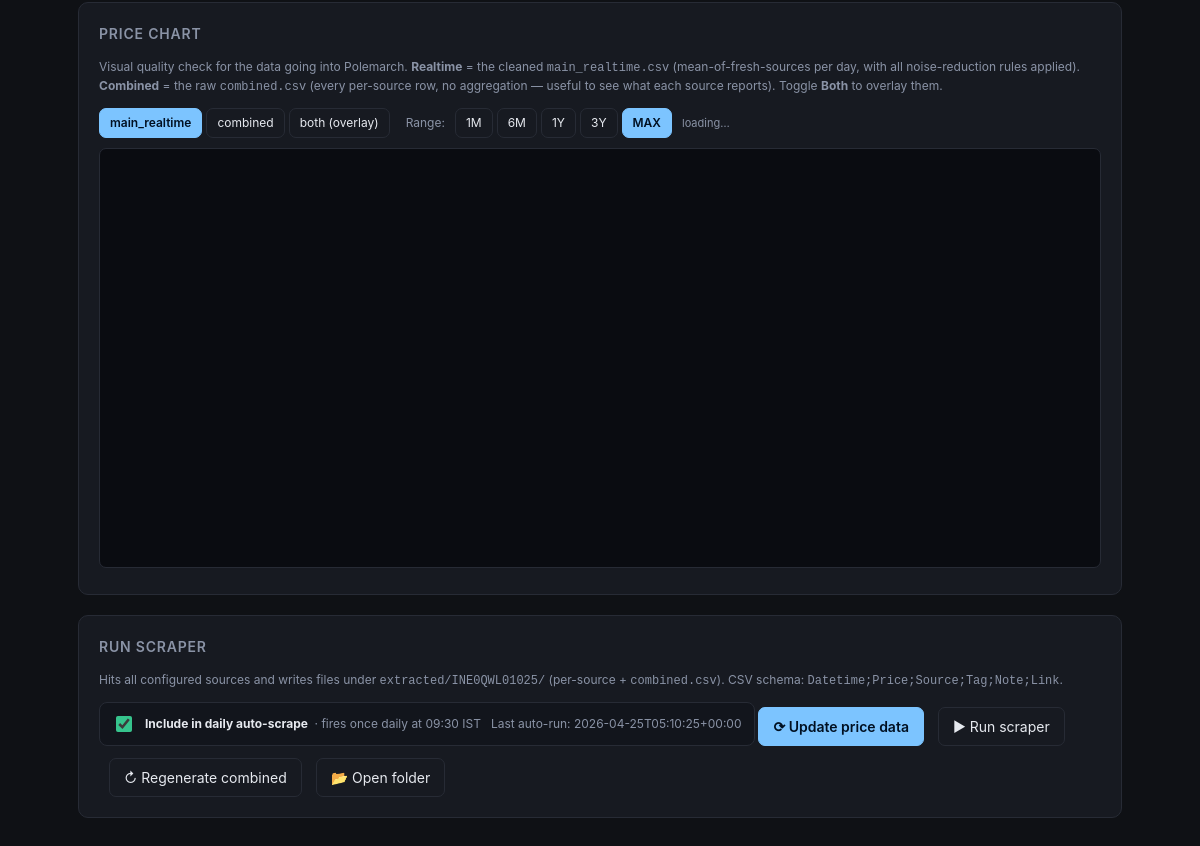
The app's page /company/INE0QWL01025 (lower part), older data.
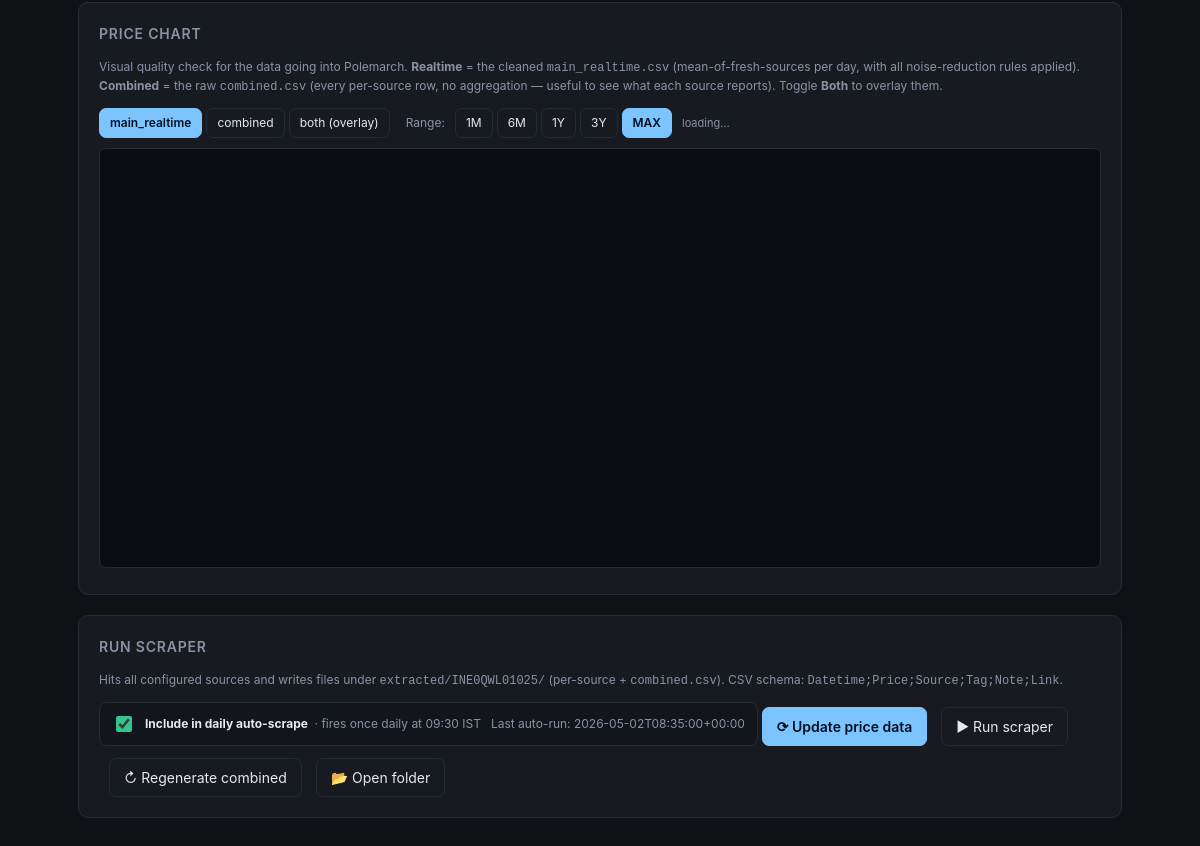
The same page, newer data.
### tables this page shows
CREATE TABLE companies (
            isin          TEXT PRIMARY KEY,
            display_name  TEXT NOT NULL,
            notes         TEXT DEFAULT '',
            slugs_json    TEXT NOT NULL DEFAULT '{}',
            updated_at    TEXT NOT NULL DEFAULT (datetime('now'))
        , excluded_json TEXT NOT NULL DEFAULT '[]', auto_scrape INTEGER NOT NULL DEFAULT 0, auto_scrape_last_run TEXT, cin TEXT, rta TEXT, face_value TEXT, industry TEXT, listing_status TEXT, incorporated_on TEXT, registered_office TEXT, website TEXT, pan TEXT);

### admin.py (the view)
@app.route("/company/<isin>")
def view_company(isin):
    isin = isin.upper()
    company = get_company(isin)
    if not company:
        abort(404)
    searchable_sources = AUTO_SOURCES | LIVE_SEARCH
    source_urls = {
        src: source_page_url(src, company["slugs"].get(src, ""))
        for src in SOURCES
    }
    counts, meta = index_counts()
    return render_template(
        "index.html",
        view="company",
        company=company,
        configured_sources=sum(1 for v in company["slugs"].values() if v),
        auto_scrape_time=f"{AUTO_SCRAPE_HOUR_IST:02d}:{AUTO_SCRAPE_MINUTE_IST:02d} IST",
        sources=SOURCES,
        auto_sources=searchable_sources,  # both cached + live
        live_search=LIVE_SEARCH,
        manual_search_url=MANUAL_SEARCH_URL,
        index_counts=counts,
        index_meta=meta,
        source_urls=source_urls,
    )

### admin.py (called while the page is built)
def source_page_url(source: str, value: str):
    if not value:
        return None
    v = value.strip()
    if v.startswith("http"):
        return v  # user pasted a full URL — use it verbatim
    tpl = SOURCE_PAGE_URL.get(source)
    return tpl.format(slug=v) if tpl else None

def db():
    conn = sqlite3.connect(DB_PATH)
    conn.row_factory = sqlite3.Row
    conn.execute("PRAGMA foreign_keys = ON")
    return conn

def get_company(isin):
    with db() as c:
        row = c.execute("SELECT * FROM companies WHERE isin=?", (isin,)).fetchone()
        if not row:
            return None
        aliases = [
            r["alias"] for r in c.execute(
                "SELECT alias FROM aliases WHERE isin=? ORDER BY alias", (isin,)
            )
        ]
    return company_row_to_dict(row, aliases)

### templates/index.html (shortened to what the changed rows need)
<!doctype html>
<html lang="en">
<head>
</head>
<body>
<main>
{% if view == 'home' %}
  <div class="panel">
    <h2>Search companies</h2>
    <input type="search" id="searchBox" placeholder="Type ISIN, display name, or alias (e.g. pharmeasy, INE0DJ201029)">
    <div id="searchResults" style="margin-top:12px;"></div>
  </div>
  <div class="panel">
    <h2>Add / update company</h2>
    <form id="newCompanyForm">
      <div class="row">
        <div>
          <label>ISIN</label>
          <input type="text" name="isin" placeholder="INE0DJ201029" required>
        </div>
        <div style="flex:2">
          <label>Display name</label>
          <input type="text" name="display_name" placeholder="API Holdings" required>
        </div>
      </div>
      <div style="margin-top:10px;">
        <label>Aliases (comma, newline or pipe separated)</label>
        <textarea name="aliases" placeholder="PharmEasy, Thyrocare, Retailio, Aknamed, Docon"></textarea>
      </div>
      <div style="margin-top:10px;">
        <label>Notes</label>
        <textarea name="notes"></textarea>
      </div>
      <div style="margin-top:14px;">
        <button class="primary" type="submit">Save</button>
      </div>
    </form>
  </div>
  <div class="panel">
    <h2>Source index cache</h2>
    <p class="muted">Local cache of each site's company list used for fuzzy slug search. Refresh-all runs every source in parallel.</p>
    <div class="row">
      {% for src in sources %}
      {% set cnt = index_counts.get(src, 0) %}
      {% set meta = (index_meta or {}).get(src, {}) %}
      {% set is_live = src in (live_search or []) %}
      {% set has_error = meta.get('last_error') %}
      <div style="flex:1 1 180px;" data-source-card="{{ src }}">
        <div class="inline" style="justify-content:space-between;">
          <strong>{{ src }}</strong>
          {% if is_live %}
            <span class="idx-pill" style="background:#1a2a3a; color:#7cc4ff;" title="Live search — no local index needed">live</span>
          {% else %}
            <span class="idx-pill {% if has_error %}empty{% elif cnt %}ok{% else %}empty{% endif %}"
                  data-count-pill>{{ cnt }}</span>
          {% endif %}
        </div>
        <div class="muted" style="margin-top:4px; font-size:11px; min-height:16px;" data-last-refreshed>
          {% if is_live %}
            live endpoint — nothing to cache
          {% elif has_error %}
            <span style="color:var(--danger);" title="{{ meta.last_error }}">⚠ {{ meta.last_error|truncate(40, True) }}</span>
          {% elif meta.get('last_refreshed') %}
            refreshed {{ meta.last_refreshed[:16].replace('T',' ') }}
            {% if meta.get('last_duration_ms') %}<span class="muted">({{ meta.last_duration_ms }}ms)</span>{% endif %}
          {% else %}
            never refreshed
          {% endif %}
        </div>
        <button class="ghost" style="margin-top:6px; width:100%;" onclick="refreshIndex('{{ src }}', this)">Refresh</button>
      </div>
      {% endfor %}
    </div>
    <hr>
    <button class="primary" onclick="refreshAll(this)">↻ Refresh all (parallel)</button>
    <span id="refreshAllStatus" class="muted" style="margin-left:10px;"></span>
  </div>
  {% if auto_scrape_companies %}
  <div class="panel">
    <h2>
      Auto-scrape list ({{ auto_scrape_companies | length }})
      <span class="muted" style="font-weight:normal; text-transform:none; letter-spacing:0; margin-left:8px;">
        · runs daily at {{ auto_scrape_time }}
      </span>
    </h2>
    <p class="muted">
      These companies are scraped automatically once per day <strong>at {{ auto_scrape_time }}</strong>.
      The scheduled run is <strong>incremental</strong> — it only appends rows on dates
      not already on disk, preserving existing history. Click
      <strong>Run all now</strong> to trigger an <strong>immediate full re-scrape</strong>
      (overwrites every per-source CSV from scratch).
    </p>
    <table>
      <thead><tr><th>ISIN</th><th>Name</th><th>Sources</th><th>Last auto-run</th><th></th></tr></thead>
      <tbody>
      {% for c in auto_scrape_companies %}
      <tr>
        <td style="font-family:ui-monospace,monospace;">{{ c.isin }}</td>
        <td>{{ c.display_name }}</td>
        <td><span class="pill">{{ c.configured_sources }}/{{ sources|length }}</span></td>
        <td class="muted">{{ c.auto_scrape_last_run or '—' }}</td>
        <td><a href="{{ url_for('view_company', isin=c.isin) }}">Open →</a></td>
      </tr>
      {% endfor %}
      </tbody>
    </table>
    <div style="margin-top:12px;" class="inline">
      <button class="primary" id="runAllAutoBtn" onclick="runAllAutoScrape(this)">▶ Run all now</button>
      <span id="runAllAutoStatus" class="muted"></span>
    </div>
  </div>
  {% endif %}
  <div class="panel">
    {% set scraped_count = companies | selectattr('scraped') | list | length %}
    {% set not_scraped = companies | rejectattr('scraped') | list %}
    {% set configured_count = companies | selectattr('configured_sources') | list | length %}
    <h2>
      Companies ({{ companies | length }})
      <span class="status-pill ok" style="margin-left:10px;">✓ Scraped: {{ scraped_count }}</span>
      <span class="status-pill {% if not_scraped %}warn{% else %}ok{% endif %}" style="margin-left:6px;">
        ✗ Not scraped: {{ not_scraped | length }}
      </span>
    </h2>
    <div class="inline" style="margin-bottom:12px; gap:10px; flex-wrap:wrap;">
      <button class="primary" id="updateAllBtn" onclick="updateAllPrices(this)" title="Fetch only dates not already on disk for every configured company">⟳ Update all price data</button>
      <span id="updateAllStatus" class="muted"></span>
      <button class="ghost" id="scrapeAllBtn" onclick="scrapeAll(this)" title="Full re-fetch — overwrites every per-source CSV from scratch">▶ Scrape ALL {{ configured_count }} configured companies</button>
      <span id="scrapeAllStatus" class="muted"></span>
      <span class="muted" style="margin-left:auto;">Update appends missing dates only · Scrape ALL re-fetches full history (10+ min).</span>
    </div>
    {% if not_scraped %}
    <div class="banner">
      <strong>⚠ {{ not_scraped | length }} companies still need scraping:</strong>
      {% for c in not_scraped %}
        <a href="{{ url_for('view_company', isin=c.isin) }}" class="chip">{{ c.display_name }}</a>
      {% endfor %}
    </div>
    {% endif %}
    {% if companies %}
    <div class="inline" style="margin-bottom:10px; gap:6px; flex-wrap:wrap;">
      <button class="ghost" onclick="filterCompanies('all', this)">All</button>
      <button class="ghost" onclick="filterCompanies('scraped', this)">Scraped</button>
      <button class="ghost" onclick="filterCompanies('not_scraped', this)">Not scraped</button>
    </div>
    <table id="companiesTable">
      <thead><tr><th>ISIN</th><th>Name</th><th>Sources</th><th>Scraped?</th><th>Rows</th><th>Last scraped</th><th title="Include in daily auto-scrape (09:30 IST)">Auto</th><th>Update</th><th></th></tr></thead>
      <tbody>
      {% for c in companies %}
      <tr data-scraped="{{ 'yes' if c.scraped else 'no' }}"
          {% if not c.scraped %}style="background:#fff7ed;"{% endif %}>
        <td style="font-family:ui-monospace,monospace;">{{ c.isin }}</td>
        <td>{{ c.display_name }}</td>
        <td><span class="pill">{{ c.configured_sources }}/{{ sources|length }}</span></td>
        <td>
          {% if c.scraped %}
            <span class="status-pill ok">✓ yes</span>
          {% else %}
            <span class="status-pill warn">✗ no</span>
          {% endif %}
        </td>
        <td class="muted">{{ '{:,}'.format(c.combined_rows) if c.scraped else '—' }}</td>
        <td class="muted">{{ c.combined_mtime or '—' }}</td>
        <td style="text-align:center;">
          <input type="checkbox" class="auto-scrape-cb"
                 {% if c.auto_scrape %}checked{% endif %}
                 {% if c.configured_sources == 0 %}disabled title="Configure a source first"{% else %}title="Include in daily auto-scrape"{% endif %}
                 data-isin="{{ c.isin }}"
                 onchange="toggleAutoScrapeRow(this)"
                 style="width:16px; height:16px; accent-color:var(--accent2); cursor:pointer;">
        </td>
        <td>
          {% if c.configured_sources %}
          <button class="ghost" title="Fetch only dates not already on disk"
                  onclick="updateOneCompany('{{ c.isin }}', this)"
                  style="padding:4px 10px; font-size:12px;">⟳ Update</button>
          {% else %}
          <span class="muted" style="font-size:12px;">—</span>
          {% endif %}
        </td>
        <td><a href="{{ url_for('view_company', isin=c.isin) }}">Open →</a></td>
      </tr>
      {% endfor %}
      </tbody>
    </table>
    {% else %}
      <p class="muted">No companies yet. Add one above.</p>
    {% endif %}
  </div>
  <style>
    .status-pill{display:inline-block;padding:2px 10px;border-radius:999px;font-size:12px;font-weight:600}
    .status-pill.ok{background:#dcfce7;color:#166534}
    .status-pill.warn{background:#fee2e2;color:#991b1b}
    .banner{background:#fff7ed;border:1px solid #f59e0b;border-radius:8px;padding:10px 12px;margin-bottom:12px}
    .banner .chip{display:inline-block;background:#fff;border:1px solid #f59e0b;color:#7c2d12;padding:3px 10px;margin:4px 4px 0 0;border-radius:999px;font-size:13px;text-decoration:none}
    .banner .chip:hover{background:#fef3c7}
  </style>
{% elif view == 'company' %}
  <div class="panel">
    <h2>Price chart</h2>
    <p class="muted">
      Visual quality check for the data going into Polemarch.
      <strong>Realtime</strong> = the cleaned <code>main_realtime.csv</code>
      (mean-of-fresh-sources per day, with all noise-reduction rules applied).
      <strong>Combined</strong> = the raw <code>combined.csv</code>
      (every per-source row, no aggregation — useful to see what each source reports).
      Toggle <strong>Both</strong> to overlay them.
    </p>
    <div class="inline" style="gap:10px; flex-wrap:wrap; margin-bottom:10px; align-items:center;">
      <div class="inline" style="gap:4px;" id="chartSourceTabs">
        <button class="primary" data-src="realtime" onclick="cpSetSource('realtime', this)">main_realtime</button>
        <button class="ghost"   data-src="combined" onclick="cpSetSource('combined', this)">combined</button>
        <button class="ghost"   data-src="both"     onclick="cpSetSource('both', this)">both (overlay)</button>
      </div>
      <span class="muted" style="margin-left:6px;">Range:</span>
      <div class="inline" style="gap:4px;" id="chartRangeTabs">
        <button class="ghost" data-range="1M"  onclick="cpSetRange('1M', this)">1M</button>
        <button class="ghost" data-range="6M"  onclick="cpSetRange('6M', this)">6M</button>
        <button class="ghost" data-range="1Y"  onclick="cpSetRange('1Y', this)">1Y</button>
        <button class="ghost" data-range="3Y"  onclick="cpSetRange('3Y', this)">3Y</button>
        <button class="primary" data-range="MAX" onclick="cpSetRange('MAX', this)">MAX</button>
      </div>
      <span id="chartStatus" class="muted" style="margin-left:auto; font-size:11px;"></span>
    </div>
    <div id="priceChart" style="width:100%; height:420px; background:#0a0c11; border:1px solid var(--border); border-radius:7px;"></div>
  </div>
  <div class="panel">
    <h2>Run scraper</h2>
    <p class="muted">
      Hits all configured sources and writes files under
      <code>extracted/{{ company.isin }}/</code> (per-source + <code>combined.csv</code>).
      CSV schema: <code>Datetime;Price;Source;Tag;Note;Link</code>.
    </p>
    <div class="inline" style="margin-bottom:12px; gap:10px; padding:10px 12px;
         border:1px solid var(--border); border-radius:8px; background:#12151c;">
      <input type="checkbox" id="autoScrapeCheckbox"
             {% if company.auto_scrape %}checked{% endif %}
             onchange="toggleAutoScrape(this)"
             style="width:16px; height:16px; accent-color:var(--accent2);">
      <label for="autoScrapeCheckbox" style="margin:0; color:var(--text); cursor:pointer;">
        <strong>Include in daily auto-scrape</strong>
        <span class="muted">&nbsp;· fires once daily at {{ auto_scrape_time }}</span>
      </label>
      {% if configured_sources == 0 %}
      <span class="muted" style="margin-left:auto;">Configure at least one source slug first.</span>
      {% elif company.auto_scrape_last_run %}
      <span class="muted" style="margin-left:auto;">Last auto-run: {{ company.auto_scrape_last_run }}</span>
      {% endif %}
    </div>
    <button class="primary" id="updateBtn" onclick="updatePriceData()" title="Fetch only dates not already on disk and append them">⟳ Update price data</button>
    <button class="ghost" id="runBtn" onclick="runScrape()" style="margin-left:10px;" title="Full re-fetch — overwrites every per-source CSV from scratch">▶ Run scraper</button>
    <button class="ghost" id="rebuildBtn" style="margin-left:10px;" onclick="rebuildCombined()">↻ Regenerate combined</button>
    <button class="ghost" id="revealBtn" style="margin-left:10px;" onclick="revealFolder()">📂 Open folder</button>
  </div>
{% endif %}
</main>
</body>
</html>

Row changes from the older to the newer data that the page shows:
changed companies "INE0QWL01025": auto_scrape_last_run "2026-04-25T05:10:25+00:00" → "2026-05-02T08:35:00+00:00"
